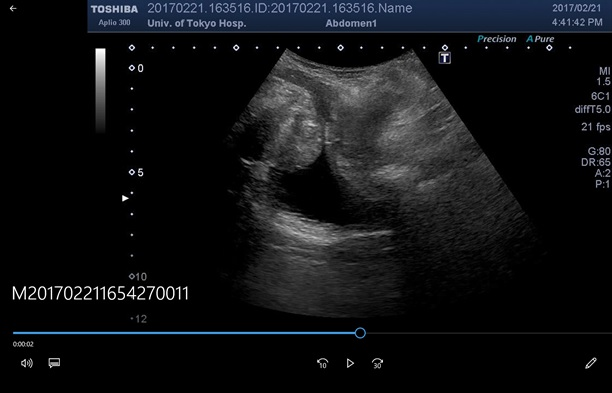
#> input picture A.jpg, 612 x 393 px
$ python temp2.py
#> lines starting #> are read from the running program, lines starting #| are printed output that depends on the picture
import cv2
import numpy as np


# 画像の読み込み + グレースケール化
img = cv2.imread('A.jpg')
#> img is the input picture: shape (393, 612, 3); mean B, G, R 19.9, 17.6, 16.2
img_gray = cv2.cvtColor(img, cv2.COLOR_BGR2GRAY)
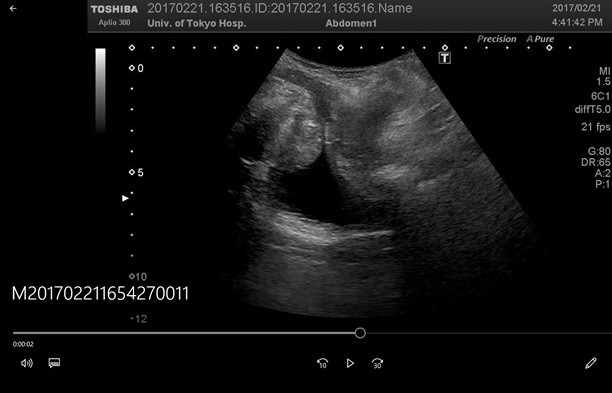
#> img_gray: shape (393, 612); min 0, max 255, mean 17.4

template_before = cv2.imread('B.jpg')
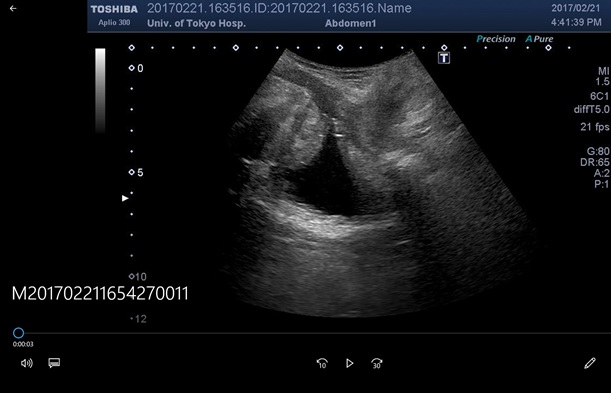
#> input picture B.jpg, 611 x 393 px
#> template_before is the input picture: shape (393, 611, 3); mean B, G, R 20.7, 18.6, 17.5
template_before_gray = cv2.cvtColor(template_before, cv2.COLOR_BGR2GRAY)
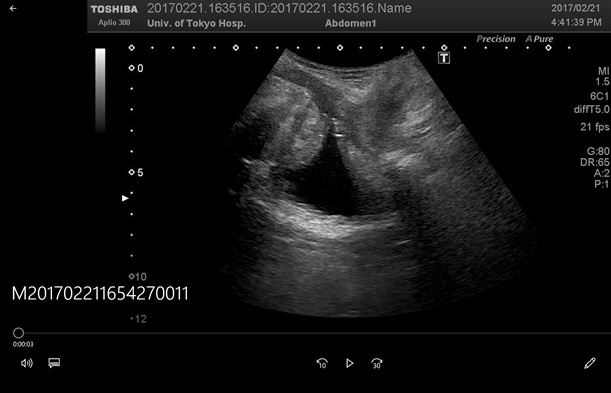
#> template_before_gray: shape (393, 611); min 0, max 255, mean 18.5


#> (the run stopped early here; a loop or call above may not have finished)
